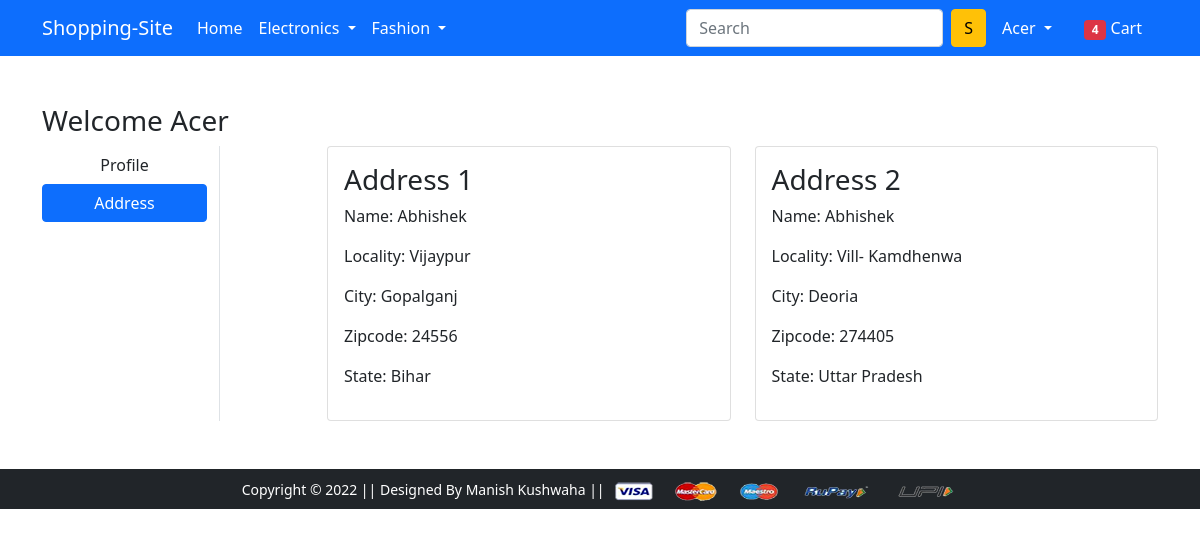
The page /address/ (signed in) on the database its author committed.
### app/models.py (models this page shows, shortened)
class Customer(models.Model):
    user = models.ForeignKey(User,on_delete = models.CASCADE)
    name = models.CharField(max_length=200)
    locality = models.CharField(max_length=200)
    city = models.CharField(max_length=50)
    zipcode = models.IntegerField()
    state = models.CharField(choices=STATE_CHOICES,max_length=50)

### app/views.py (the view)
# urls.py: path('address/', views.address, name='address'),
@login_required(login_url='login')
def address(request):
    add = Customer.objects.filter(user=request.user)
    return render(request, 'app/address.html',{
        'add' : add,
        'active':'btn btn-primary',
        })

### app/templates/app/address.html (shortened to what this page needs)
{% extends 'app/base.html' %}
{% load static %}
{% block main-content %}
<div class="container my-5">
 <div class="row">
 <h3>Welcome <span class='text-capitalize'>{{request.user}}</span></h3>
  <div class="col-sm-2 border-end">
   <ul class="list-unstyled">
    <li class="d-grid"><a href="{% url 'profile' %}" class="btn">Profile</a></li>
    <li class="d-grid"><a href="{% url 'address' %}" class="btn {{active}}">Address</a></li>
   </ul>
  </div>
  <div class="col-sm-9 offset-sm-1">
   <div class="row">
    {% for ad in add %}
    <div class="col-sm-6">
     <div class="card">
      <div class="card-body">
       <h3>Address {{forloop.counter}}</h3>
       <p>Name: {{ad.name}}</p>
       <p>Locality: {{ad.locality}}</p>
       <p>City: {{ad.city}}</p>
       <p>Zipcode: {{ad.zipcode}}</p>
       <p>State: {{ad.state}}</p>
      </div>
     </div>
    </div>
    {% endfor %}
   </div>
  </div>
 </div>
</div>
{% endblock main-content %}

### app/templates/app/base.html (shortened to what this page needs)
<!doctype html>
{% load static %}
<html lang="en">
  <head>
    <link href="https://cdn.jsdelivr.net/npm/bootstrap@5.0.0-beta1/dist/css/bootstrap.min.css" rel="stylesheet">
    <link rel="stylesheet" href="{% static 'app/css/owl.carousel.min.css' %}">
    <link rel="stylesheet" href="{% static 'app/css/all.min.css' %}">
    <link rel="stylesheet" href="{% static 'app/css/style.css' %}">
  </head>
  <body>
    <nav class="navbar navbar-expand-lg navbar-dark bg-primary">
     <div class="container">
       <a class="navbar-brand" href="/">Shopping-Site</a>
       <div class="collapse navbar-collapse" id="navbarSupportedContent">
         <ul class="navbar-nav me-auto mb-2 mb-lg-0">
           <li class="nav-item">
             <a class="nav-link active" aria-current="page" href="/">Home</a>
           </li>
           <li class="nav-item dropdown">
             <a class="nav-link dropdown-toggle text-white" href="#" id="electronicsDropdown" role="button" data-bs-toggle="dropdown" aria-expanded="false">
               Electronics
             </a>
           </li>
           <li class="nav-item dropdown">
             <a class="nav-link dropdown-toggle text-white" href="#" id="fashionDropdown" role="button" data-bs-toggle="dropdown" aria-expanded="false">
               Fashion
             </a>
           </li>
         </ul>
         <form class="d-flex">
           <input class="form-control me-2" type="search" placeholder="Search" aria-label="Search">
           <button class="btn btn-warning" type="submit">S</button>
         </form>
         <div>
          <ul class="navbar-nav me-auto mb-2 mb-lg-0">
          {% if request.user.is_authenticated %}
           <li class="nav-item dropdown mx-2">
              <a class="nav-link dropdown-toggle text-white" href="#" id="profileDropdown" role="button" data-bs-toggle="dropdown" aria-expanded="false">
                {{request.user.username|capfirst}}
              </a>
            </li>
            <li class="nav-item mx-2">
             <a href="{% url 'show_cart' %}" class="nav-link text-white"><span class="badge bg-danger">4</span> Cart </a>
            </li>
          {% endif %}
          </ul>
         </div>
       </div>
     </div>
    </nav>
    {% block main-content %} {% endblock main-content %}
    <footer class="container-fluid bg-dark text-center p-2 mt-5">
        <small class="text-white">Copyright &copy; 2022 || Designed By Manish Kushwaha || </small>
        <img src="{% static 'app/images/payment.png' %}" alt="" srcset="" class="img-fluid" height="2px">
    </footer>
  </body>
</html>

### rows shown on the page
Customer: name "Abhishek", locality "Vijaypur", city "Gopalganj", zipcode "24556", state "Bihar"
Customer: name "Abhishek", locality "Vill- Kamdhenwa", city "Deoria", zipcode "274405", state "Uttar Pradesh"

### other values the page prints
{{ request.user.username|capfirst }} "Acer"
{{ request.user }} "Acer"
